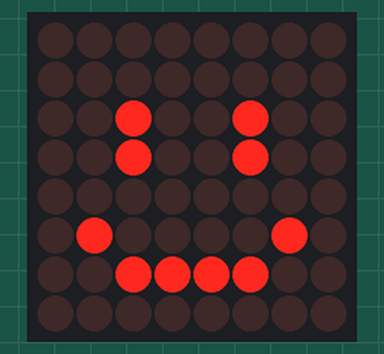
A sketch run on a simulated ESP32. On the bench: 8×8 LED matrix.

Above: at 0.1 s.

The sketch:

smil.ino
```cpp
#include <MD_MAX72xx.h>

#define HARDWARE_TYPE MD_MAX72XX::PAROLA_HW

int DIN = 23;
int CS = 15;
int CLK = 18;

MD_MAX72XX disp = MD_MAX72XX(HARDWARE_TYPE, CS, 1);

//byte smile[8] = {B00000000, B00000100, B00110010, B00000010, B00000010, B00110010, B00000100, B00000000}

void setSmile1() {

  disp.setPoint(2, 2, HIGH);
  disp.setPoint(3, 2, HIGH);
  disp.setPoint(2, 5, HIGH);
  disp.setPoint(3, 5, HIGH);
  disp.setPoint(5, 1, HIGH);
  disp.setPoint(5, 6, HIGH);
  disp.setPoint(6, 2, HIGH);
  disp.setPoint(6, 3, HIGH);
  disp.setPoint(6, 3, HIGH);
  disp.setPoint(6, 4, HIGH);
  disp.setPoint(6, 5, HIGH);

}

void setup() {

  disp.begin();
  disp.control(MD_MAX72XX::INTENSITY, 3);
  disp.clear();

}

void loop() {

  setSmile1();
  delay(1000);

}
```
